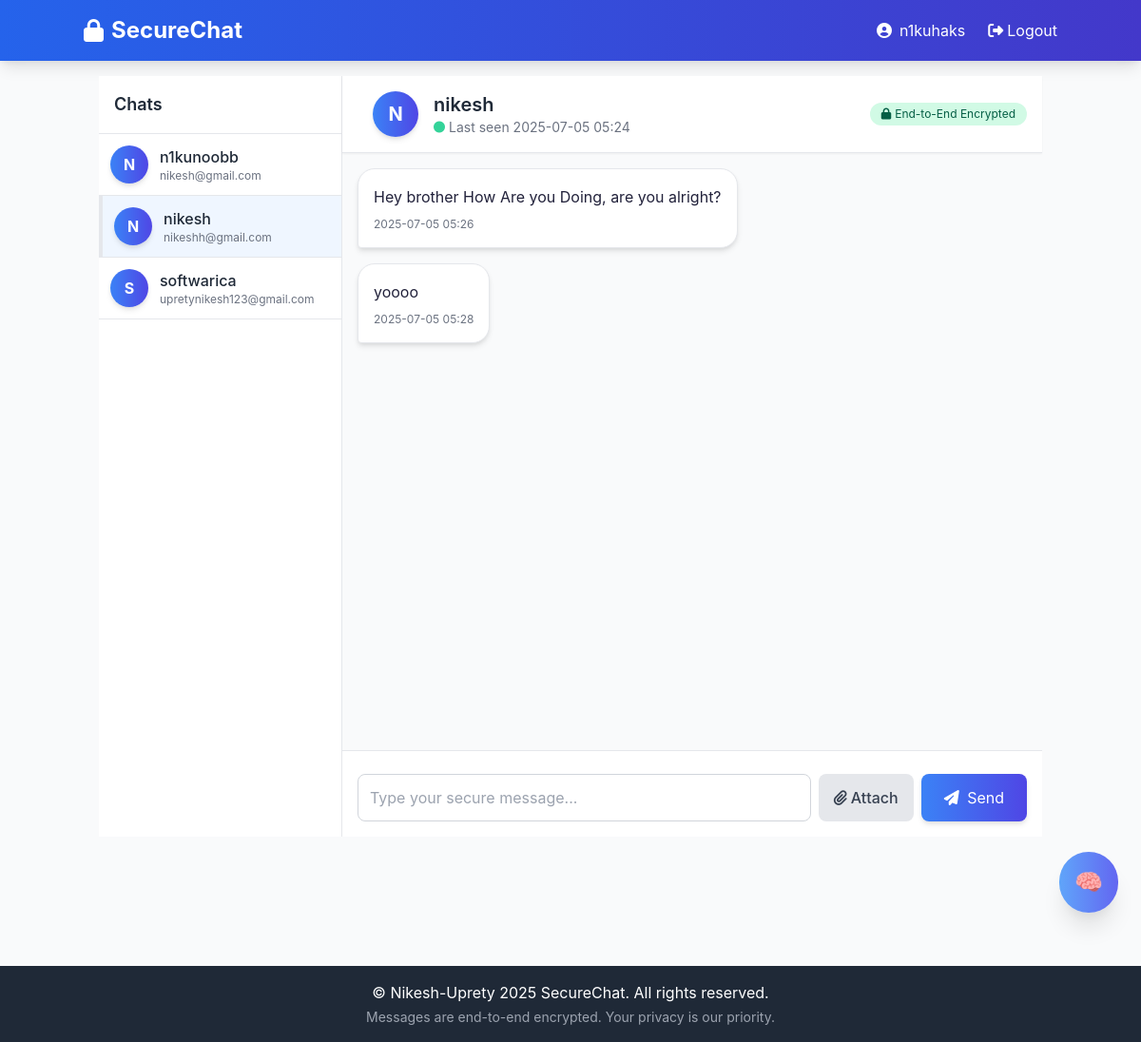
The page /chat/3 (signed in) on the database its author committed.
### app/models.py (models this page shows, shortened)
class User(UserMixin, db.Model):
    id = db.Column(db.Integer, primary_key=True)
    username = db.Column(db.String(64), index=True,
                         unique=True, nullable=False)
    email = db.Column(db.String(120), index=True, unique=True, nullable=False)
    password_hash = db.Column(db.String(128), nullable=False)
    public_key = db.Column(db.Text, nullable=False)
    private_key = db.Column(db.Text, nullable=False)
    created_at = db.Column(
        db.DateTime, default=lambda: datetime.now())
    last_seen = db.Column(
        db.DateTime, default=lambda: datetime.now())
    messages_sent = db.relationship('Message',
                                    foreign_keys='Message.sender_id',
                                    backref='sender',
                                    lazy='dynamic')
    messages_received = db.relationship('Message',
                                        foreign_keys='Message.recipient_id',
                                        backref='recipient',
                                        lazy='dynamic')
    sent_requests = db.relationship('ChatRequest',
                                    foreign_keys='ChatRequest.sender_id',
                                    backref='sender',
                                    lazy='dynamic')
    received_requests = db.relationship('ChatRequest',
                                        foreign_keys='ChatRequest.recipient_id',
                                        backref='recipient',
                                        lazy='dynamic')
    def get_private_key(self):
        return serialization.load_pem_private_key(
            self.private_key.encode('utf-8'),
            password=None,
            backend=default_backend()
        )
    def get_public_key(self):
        return serialization.load_pem_public_key(
            self.public_key.encode('utf-8'),
            backend=default_backend()
        )

class Message(db.Model):
    id = db.Column(db.Integer, primary_key=True)
    sender_id = db.Column(db.Integer, db.ForeignKey('user.id'), nullable=False)
    recipient_id = db.Column(
        db.Integer, db.ForeignKey('user.id'), nullable=False)
    body = db.Column(db.Text, nullable=False)
    encrypted_body = db.Column(db.Text, nullable=False)
    signature = db.Column(db.Text, nullable=False)
    timestamp = db.Column(db.DateTime, index=True,
                          default=lambda: datetime.now())
    is_file = db.Column(db.Boolean, default=False)
    file_path = db.Column(db.String(256))
    file_signature = db.Column(db.Text)
    @property
    def formatted_timestamp(self):
        return self.timestamp.strftime('%Y-%m-%d %H:%M')
    @property
    def js_timestamp(self):
        return self.timestamp.replace(tzinfo=timezone.utc).isoformat()

### app/chat/routes.py (the view, shortened to what this page needs)
@chat_bp.route('/chat/<int:user_id>', methods=['GET', 'POST'])
@login_required
def chat(user_id):
    active_chat = ChatRequest.query.filter(
        ((ChatRequest.sender_id == current_user.id) & (ChatRequest.recipient_id == user_id)) |
        ((ChatRequest.sender_id == user_id) &
         (ChatRequest.recipient_id == current_user.id)),
        ChatRequest.status == 'accepted'
    ).first()
    if not active_chat:
        flash(
            'You need to have an accepted chat request before messaging this user.', 'error')
        return redirect(url_for('chat.index'))
    recipient = User.query.get_or_404(user_id)
    form = MessageForm()
    messages = Message.query.filter(
        ((Message.sender_id == current_user.id) & (Message.recipient_id == user_id)) |
        ((Message.sender_id == user_id) & (Message.recipient_id == current_user.id))
    ).order_by(Message.timestamp.asc()).all()
    decrypted_messages = []
    for msg in messages:
        if msg.sender_id == current_user.id:
            decrypted_body = msg.body
            signature_valid = True if not msg.body else True
        else:
            try:
                decrypted_body = decrypt_message(
                    msg.encrypted_body, current_user.get_private_key()) if msg.encrypted_body else ''
                signature_valid = verify_signature(
                    decrypted_body, msg.signature, recipient.get_public_key()) if msg.signature else True
            except Exception as e:
                current_app.logger.error(f"Message decryption error: {str(e)}")
                decrypted_body = "[Error decrypting message]"
                signature_valid = False
        decrypted_messages.append({
            'id': msg.id,
            'sender_id': msg.sender_id,
            'body': decrypted_body,
            'formatted_timestamp': msg.formatted_timestamp,
            'js_timestamp': msg.js_timestamp,
            'is_file': msg.is_file,
            'file_path': msg.file_path,
            'signature_valid': signature_valid,
            'is_current_user': msg.sender_id == current_user.id
        })
    return render_template('chat/chat.html',
                           title=f'Chat with {recipient.username}',
                           form=form,
                           recipient=recipient,
                           messages=decrypted_messages,
                           users=User.query.filter(User.id != current_user.id).all())

### app/chat/forms.py
class MessageForm(FlaskForm):
    message = TextAreaField('Message')  # Optional
    file_data = FileField('Attach File', validators=[FileAllowed(['jpg', 'png', 'jpeg', 'gif', 'pdf', 'txt', 'doc', 'docx'])])
    submit = SubmitField('Send')

### app/models.py (called while the page is built)
@login_manager.user_loader
def load_user(id):
    return User.query.get(int(id))

### app/templates/chat/chat.html (shortened to what this page needs)
{% extends "base.html" %}
{% block content %}
<div class="flex h-screen bg-gray-50">
    <div class="w-64 bg-white border-r hidden md:block overflow-y-auto">
        <div class="p-4 border-b sticky top-0 bg-white z-10">
            <h2 class="text-lg font-semibold text-gray-800">Chats</h2>
        </div>
        <div>
            {% for user in users %}
            <a href="{{ url_for('chat.chat', user_id=user.id) }}"
                class="block p-3 hover:bg-gray-100 border-b transition-colors duration-200 {% if user.id == recipient.id %}bg-blue-50 border-l-4 border-l-blue-500{% endif %}">
                <div class="flex items-center space-x-3">
                    <div
                        class="w-10 h-10 rounded-full bg-gradient-to-r from-blue-500 to-indigo-600 flex items-center justify-center text-white font-bold shadow-md">
                        {{ user.username[0].upper() }}
                    </div>
                    <div>
                        <h3 class="font-medium text-gray-800">{{ user.username }}</h3>
                        <p class="text-xs text-gray-500 truncate">{{ user.email }}</p>
                    </div>
                </div>
            </a>
            {% endfor %}
        </div>
    </div>
    <div class="flex-1 flex flex-col h-screen">
        <div class="bg-white shadow-sm p-4 border-b flex items-center justify-between sticky top-0 z-10">
            <div class="flex items-center space-x-4">
                <div
                    class="w-12 h-12 rounded-full bg-gradient-to-r from-blue-500 to-indigo-600 flex items-center justify-center text-white text-xl font-bold shadow-md">
                    {{ recipient.username[0].upper() }}
                </div>
                <div>
                    <h1 class="text-xl font-semibold text-gray-800">{{ recipient.username }}</h1>
                    <p class="text-sm text-gray-500 flex items-center">
                        <i class="fas fa-circle text-xs mr-1 text-green-400"></i>
                        {% if recipient.last_seen %}
                        Last seen {{ recipient.last_seen.strftime('%Y-%m-%d %H:%M') }}
                        {% else %}
                        Never seen
                        {% endif %}
                    </p>
                </div>
            </div>
            <div class="flex items-center space-x-2">
                <div class="bg-green-100 text-green-800 px-3 py-1 rounded-full text-xs flex items-center">
                    <i class="fas fa-lock mr-1"></i>
                    End-to-End Encrypted
                </div>
            </div>
        </div>
        <div class="flex-1 overflow-y-auto p-4 space-y-4" id="chat-messages">
            {% for message in messages %}
            <div
                class="flex {% if message.is_current_user %}justify-end{% else %}justify-start{% endif %} message-wrapper">
                <div
                    class="max-w-md p-4 rounded-lg shadow-md {% if message.is_current_user %}bg-gradient-to-r from-blue-500 to-indigo-600 text-white message-sent{% else %}bg-white border border-gray-200 message-received{% endif %}">
                    {% if message.body %}
                    <p class="break-words leading-relaxed">{{ message.body }}</p>
                    {% endif %}
                    <div
                        class="mt-2 flex items-center justify-between text-xs {% if message.is_current_user %}text-blue-100{% else %}text-gray-500{% endif %}">
                        <span class="message-time">{{ message.formatted_timestamp }}</span>
                    </div>
                </div>
            </div>
            {% endfor %}
        </div>
        <div class="border-t p-4 bg-white sticky bottom-0">
            <form id="message-form" method="POST" action="{{ url_for('chat.chat', user_id=recipient.id) }}"
                enctype="multipart/form-data">
                <div class="flex flex-col space-y-2">
                    <div class="flex space-x-2">
                        {{ form.message(class="flex-1 p-3 border border-gray-300 rounded-lg focus:outline-none
                        focus:border-blue-500 focus:ring-2 focus:ring-blue-200 transition-all duration-200 resize-none",
                        placeholder="Type your secure message...", rows="1") }}
                        <label for="file-input"
                            class="bg-gray-200 hover:bg-gray-300 text-gray-700 px-4 py-3 rounded-lg cursor-pointer flex items-center space-x-1 transition-all duration-200 hover:scale-105">
                            <i class="fas fa-paperclip"></i>
                            <span class="hidden md:inline font-medium">Attach</span>
                        </label>
                        <button type="submit" id="send-button"
                            class="bg-gradient-to-r from-blue-500 to-indigo-600 hover:from-blue-600 hover:to-indigo-700 text-white px-6 py-3 rounded-lg transition-all duration-200 hover:scale-105 shadow-md">
                            <i class="fas fa-paper-plane mr-1"></i>
                            <span class="hidden sm:inline">Send</span>
                        </button>
                    </div>
                </div>
            </form>
        </div>
    </div>
</div>
{% endblock %}

### app/templates/base.html (shortened to what this page needs)
<!DOCTYPE html>
<html lang="en">
<head>
    <link href="https://cdn.jsdelivr.net/npm/tailwindcss@2.2.19/dist/tailwind.min.css" rel="stylesheet">
    <link rel="stylesheet" href="https://cdnjs.cloudflare.com/ajax/libs/font-awesome/6.4.0/css/all.min.css">
    <link rel="stylesheet" href="{{ url_for('static', filename='css/styles.css') }}">
</head>
<body class="bg-gray-50 flex flex-col min-h-screen">
    <header class="bg-gradient-to-r from-blue-600 to-indigo-700 text-white p-4 shadow-lg">
        <div class="container mx-auto flex justify-between items-center">
            <a href="{{ url_for('chat.index') }}" class="text-2xl font-bold flex items-center">
                <i class="fas fa-lock mr-2"></i>SecureChat
            </a>
            <nav class="flex items-center space-x-6">
                {% if current_user.is_authenticated %}
                <span class="hidden md:inline-flex items-center">
                    <i class="fas fa-user-circle mr-2"></i> {{ current_user.username }}
                </span>
                <a href="{{ url_for('auth.logout') }}" class="hover:text-blue-200 transition-colors flex items-center">
                    <i class="fas fa-sign-out-alt mr-1"></i> Logout
                </a>
                {% endif %}
            </nav>
        </div>
    </header>
    <main class="container mx-auto flex-grow p-4">
        {% block content %}{% endblock %}
    </main>
    {% if current_user.is_authenticated %}
    <div class="flex justify-end w-full">
        <button id="nikugpt-btn"
            class="mb-6 mr-6 bg-gradient-to-r from-blue-400 to-indigo-500 text-white p-4 rounded-full shadow-xl hover:shadow-2xl transition-all duration-300 flex items-center z-40 text-2xl"
            title="Ask NikuGPT">
            🧠
        </button>
    </div>
    {% endif %}
    <footer class="bg-gray-800 text-white text-center p-4 mt-8">
        <p>© Nikesh-Uprety 2025 SecureChat. All rights reserved.</p>
        <p class="text-sm text-gray-400 mt-1">Messages are end-to-end encrypted. Your privacy is our priority.</p>
    </footer>
</body>
</html>

### app/static/css/styles.css (style rules this page uses)
body { font-family: 'Inter', sans-serif; background-color: #f9fafb; color: #22223b; min-height: 100vh; }
.message-wrapper { animation: messageSlideIn 0.3s ease-out; }
.message-received { border-radius: 18px 18px 18px 4px; }

### rows shown on the page
User: username "n1kuhaks"
User: username "N", username "n1kunoobb", email "nikesh@gmail.com"
User: username "N", username "nikesh", email "nikeshh@gmail.com", last_seen "2025-07-05 05:24"
User: username "S", username "softwarica", email "upretynikesh123@gmail.com"
Message: body "Hey brother How Are you Doing, are you alright?", formatted_timestamp "2025-07-05 05:26"
Message: body "yoooo", formatted_timestamp "2025-07-05 05:28"
